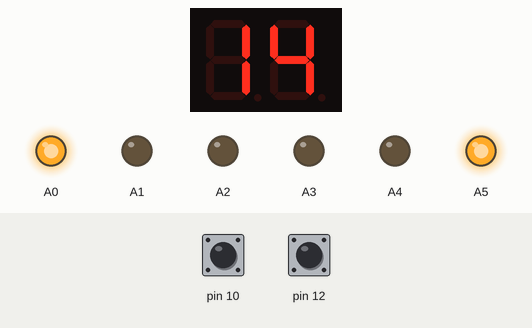
This sketch was run on a simulated Arduino Uno, built with avr-gcc and run on an emulated ATmega328P. Parts: 2-digit seven-segment display, output pins drawn as LEDs (lit = HIGH). Wiring (inferred from the names in the program): 2-digit 7-segment display, segments lit when LOW: segments pin 1, pin 2, pin 3, pin 4, pin 5, pin 6, pin 7, pin 0; digit selects pin 8, pin 9. Inputs (shaded band) come from the test bench; at power-on: pin 10 HIGH, pin 12 HIGH. The segment pins are drawn as the display they are named for; pins used as bus, display or sensor lines are not drawn.

Above: at 0.12 s.
At 0.76 s:
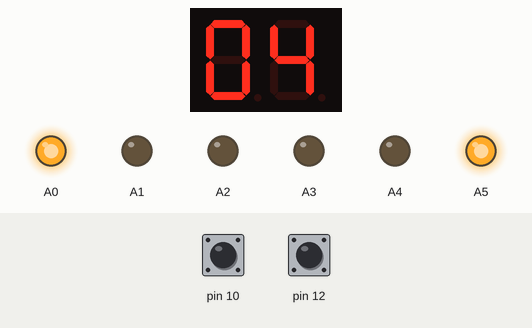
At 1.38 s:
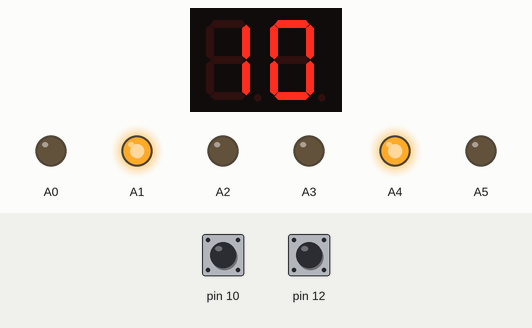
At 2.4 s:
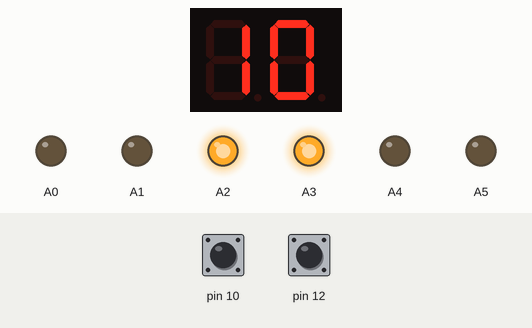
At 3.54 s:
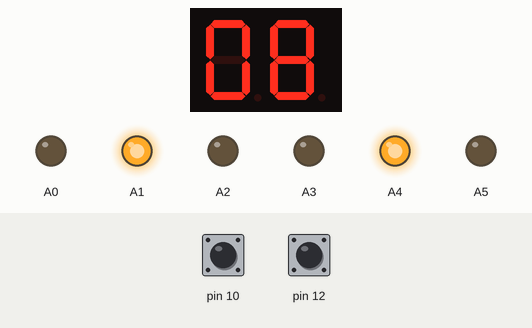
At 4.56 s:
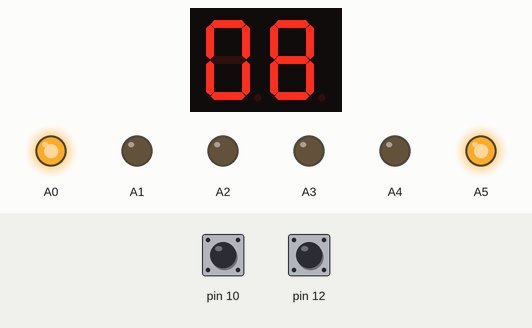
Timing chart, 0 to 40.0 s (numbered marks = the images above):
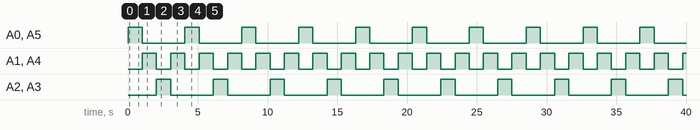

The sketch:

controltrafic.ino
```cpp
byte segValue[10][7] =
{
   {0,0,0,0,0,0,1},
   {1,0,0,1,1,1,1},
   {0,0,1,0,0,1,0},
   {0,0,0,0,1,1,0},
   {1,0,0,1,1,0,0},
   {0,1,0,0,1,0,0},
   {0,1,0,0,0,0,0},
   {0,0,0,1,1,1,1},
   {0,0,0,0,0,0,0},
   {0,0,0,0,1,0,0}
};

byte segPin[8]={1,2,3,4,5,6,7,0};
byte digitPin[2] = {8,9};


void setup()
{
  for(int i=0;i<10;i++)
  {
    pinMode(segPin[i], OUTPUT);
  }
  pinMode(digitPin[0], OUTPUT);
  pinMode(digitPin[1], OUTPUT);
  digitalWrite(digitPin[0], LOW);
  digitalWrite(digitPin[1], LOW);

  pinMode(A0, OUTPUT);
  pinMode(A1, OUTPUT);
  pinMode(A2, OUTPUT);
  pinMode(A3, OUTPUT);
  pinMode(A4, OUTPUT);
  pinMode(A5, OUTPUT);

  pinMode(10, INPUT);
  pinMode(11, INPUT);
  pinMode(12, INPUT);
  pinMode(13, INPUT);


  digitalWrite(A0, 1);
  digitalWrite(A1, 0);
  digitalWrite(A2, 0);
  digitalWrite(A3, 0);
  digitalWrite(A4, 0);
  digitalWrite(A5, 1);


}


bool x1 = true;
bool x2 =false;


void loop()
{


  for (int i = 15; i>=0; i-=1)
  {
    display_N(i);

    //1 seg
     if(i==0 && (digitalRead(10) == 0 && digitalRead(11) == 0 && digitalRead(12) == 0 && digitalRead(13) == 0 ))
     {
      if(digitalRead(A0)==1)
      {
         digitalWrite(A0, 0);
         digitalWrite(A1, 0);
         digitalWrite(A2, 1);
         digitalWrite(A3, digitalRead(A3));
         digitalWrite(A4, digitalRead(A4));
         digitalWrite(A5,digitalRead(A5));

      }
      else if(digitalRead(A2)==1 )
      {
         digitalWrite(A0, 1);
         digitalWrite(A1, 0);
         digitalWrite(A2, 0);
         digitalWrite(A3, digitalRead(A3));
         digitalWrite(A4, digitalRead(A4));
         digitalWrite(A5,digitalRead(A5));


      }
      if(digitalRead(A3)==1)
      {
         digitalWrite(A3, 0);
         digitalWrite(A4, 0);
         digitalWrite(A5, 1);
         digitalWrite(A0, digitalRead(A0));
         digitalWrite(A1, digitalRead(A1));
         digitalWrite(A2,digitalRead(A2));

      }
      else if(digitalRead(A5)==1)
      {
        digitalWrite(A3, 1);
         digitalWrite(A4, 0);
         digitalWrite(A5, 0);
         digitalWrite(A0, digitalRead(A0));
         digitalWrite(A1, digitalRead(A1));
         digitalWrite(A2,digitalRead(A2));

      }


      if(digitalRead(A1)==1 && digitalRead(A4)==1 && x1 == true)
     {
         digitalWrite(A0, 0);
         digitalWrite(A1, 0);
         digitalWrite(A2, 1);
         digitalWrite(A3, 1);
         digitalWrite(A4, 0);
         digitalWrite(A5,0);
     }
     else if(digitalRead(A1)==1 && digitalRead(A4)==1 && x1 == false)
     {
         digitalWrite(A0, 1);
         digitalWrite(A1, 0);
         digitalWrite(A2, 0);
         digitalWrite(A3, 0);
         digitalWrite(A4, 0);
         digitalWrite(A5,1);
     }

    }

    //2seg
    else if(i==0 && (digitalRead(10) == 0 && digitalRead(11) == 0))
    {
         digitalWrite(A0, 0);
         digitalWrite(A1, 0);
         digitalWrite(A2, 1);
         digitalWrite(A3,1);
         digitalWrite(A4,0);
         digitalWrite(A5,0);


    }


     else if(i==0 && (digitalRead(12) == 0 && digitalRead(13) == 0))
    {
         digitalWrite(A0, 1);
         digitalWrite(A1, 0);
         digitalWrite(A2, 0);
         digitalWrite(A3,0);
         digitalWrite(A4,0);
         digitalWrite(A5,1);
    }

    //3seg
    else if (i==0)
    {
      if(digitalRead(A0)==1)
      {
         digitalWrite(A0, 0);
         digitalWrite(A1, 1);
         digitalWrite(A2, 0);
         digitalWrite(A3, digitalRead(A3));
         digitalWrite(A4, digitalRead(A4));
         digitalWrite(A5,digitalRead(A5));

         x1 = true;
      }
      else if(digitalRead(A1)==1 && x1 == true)
      {
        digitalWrite(A0, 0);
         digitalWrite(A1, 0);
         digitalWrite(A2, 1);
         digitalWrite(A3, digitalRead(A3));
         digitalWrite(A4, digitalRead(A4));
         digitalWrite(A5,digitalRead(A5));

      }
      else if(digitalRead(A1)==1 && x1 == false)
      {
        digitalWrite(A0, 1);
         digitalWrite(A1, 0);
         digitalWrite(A2, 0);
         digitalWrite(A3, digitalRead(A3));
         digitalWrite(A4, digitalRead(A4));
         digitalWrite(A5,digitalRead(A5));

      }
      else if(digitalRead(A2)==1)
      {
         digitalWrite(A0, 0);
         digitalWrite(A1, 1);
         digitalWrite(A2, 0);
         digitalWrite(A3, digitalRead(A3));
         digitalWrite(A4, digitalRead(A4));
         digitalWrite(A5,digitalRead(A5));

         x1=false;
      }


    if(digitalRead(A3)==1)
      {
         digitalWrite(A3, 0);
         digitalWrite(A4, 1);
         digitalWrite(A5, 0);
         digitalWrite(A0, digitalRead(A0));
         digitalWrite(A1, digitalRead(A1));
         digitalWrite(A2,digitalRead(A2));

         x2 = true;
      }
      else if(digitalRead(A4)==1 && x2 == true)
      {
        digitalWrite(A3, 0);
         digitalWrite(A4, 0);
         digitalWrite(A5, 1);
         digitalWrite(A0, digitalRead(A0));
         digitalWrite(A1, digitalRead(A1));
         digitalWrite(A2,digitalRead(A2));

      }
      else if(digitalRead(A4)==1 && x2 == false)
      {
        digitalWrite(A3, 1);
         digitalWrite(A4, 0);
         digitalWrite(A5, 0);
         digitalWrite(A0, digitalRead(A0));
         digitalWrite(A1, digitalRead(A1));
         digitalWrite(A2,digitalRead(A2));

      }
      else if(digitalRead(A5)==1)
      {
         digitalWrite(A3, 0);
         digitalWrite(A4, 1);
         digitalWrite(A5, 0);
         digitalWrite(A0, digitalRead(A0));
         digitalWrite(A1, digitalRead(A1));
         digitalWrite(A2,digitalRead(A2));

         x2=false;
      }
    }


    delay(1);

  }
}


void display_N(int num)
{
  int und = num % 10;
  int dec = (num % 100) / 10;
  for(int i=15; i>0; i-=1)
  {
    segOutput(1, und, 1);
    segOutput(0, dec, 1);
    delay(2);
  }

  Serial.print(dec);
  Serial.println(und);
}

void segClear()
{
  for(int i=0;i<8;i++)
  {
    digitalWrite(segPin[i], HIGH);
  }
}

void segOutput(int d, int Number, int dp)
{
  segClear();
  digitalWrite(digitPin[d], HIGH);
  for(int i=0;i<7;i++)
  {
     digitalWrite(segPin[i], segValue[Number][i]);
  }
  digitalWrite(segPin[7], dp);
  delayMicroseconds(1000);
  digitalWrite(digitPin[d], LOW);
}
```

Measured:
- by itself, A0, A2, A3, A5: alternates HIGH for 1.0 s and LOW for 3.1 s
- by itself, A1, A4: alternates HIGH for 1.0 s and LOW for 1.0 s
- by itself, everything shown: repeats every 4.1 s, in 64 steps
